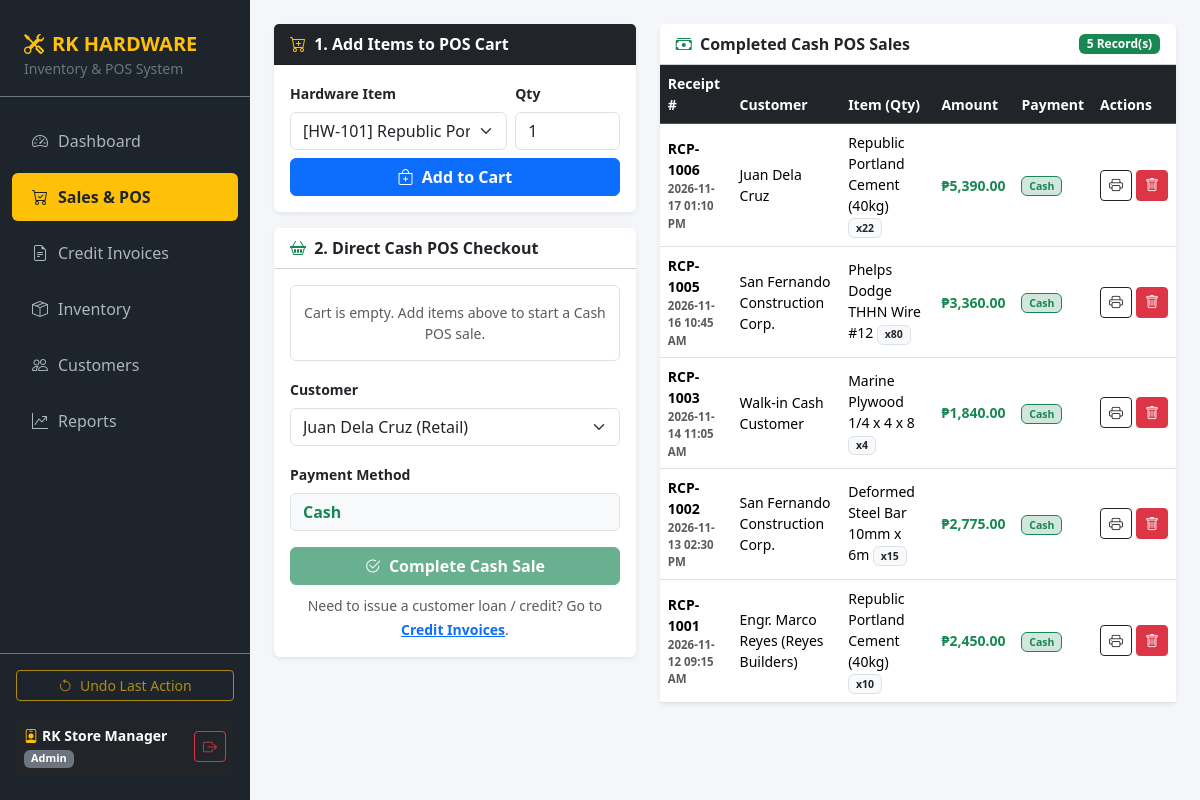
/sales (signed in), run on the app's committed database.
### tables this page shows
CREATE TABLE sales (
            sale_id INTEGER PRIMARY KEY AUTOINCREMENT,
            invoice_no TEXT NOT NULL,
            sku TEXT NOT NULL,
            product_name TEXT NOT NULL,
            customer_name TEXT NOT NULL,
            qty_sold INTEGER NOT NULL,
            total_amount REAL NOT NULL,
            payment_method TEXT NOT NULL,
            payment_status TEXT NOT NULL,
            due_date TEXT NOT NULL,
            timestamp TEXT NOT NULL,
            FOREIGN KEY (sku) REFERENCES products (sku)
        );

### app.py (the view)
@app.route("/sales")
@login_required
def sales():
    products = database.get_all_products()
    customers = database.get_all_customers()
    all_sales = database.get_all_sales()
    pos_sales = [s for s in all_sales if s["payment_method"] != "Credit Invoice"]
    cart = session.get("pos_cart", [])
    cart_total = sum(item["subtotal"] for item in cart)
    return render_template(
        "sales.html",
        active_page="sales",
        products=products,
        customers=customers,
        pos_sales=pos_sales,
        cart=cart,
        cart_total=cart_total,
        can_undo=len(undo_stack) > 0,
        message=request.args.get("msg"),
        error=request.args.get("err")
    )

### app.py (called while the page is built)
def login_required(f):
    @wraps(f)
    def decorated_function(*args, **kwargs):
        if "user_id" not in session:
            return redirect(url_for("login", err="Please sign in to access RK HARDWARE."))
        return f(*args, **kwargs)
    return decorated_function

### database.py (called while the page is built)
def get_all_products():
    conn = sqlite3.connect(DB_NAME)
    conn.row_factory = sqlite3.Row
    rows = conn.execute("SELECT * FROM products").fetchall()
    conn.close()
    return [dict(row) for row in rows]

def get_all_customers():
    conn = sqlite3.connect(DB_NAME)
    conn.row_factory = sqlite3.Row
    rows = conn.execute("SELECT * FROM customers ORDER BY customer_id DESC").fetchall()
    conn.close()
    return [dict(row) for row in rows]

def get_all_sales():
    conn = sqlite3.connect(DB_NAME)
    conn.row_factory = sqlite3.Row
    rows = conn.execute("SELECT * FROM sales ORDER BY sale_id DESC").fetchall()
    conn.close()
    return [dict(row) for row in rows]

### templates/sales.html (shortened to what this page needs)
{% extends "base.html" %}
{% block content %}
<div class="row g-4">
    <div class="col-lg-5">
        <div class="card border-0 shadow-sm mb-3">
            <div class="card-header bg-dark text-white fw-bold">
                <i class="bi bi-cart-plus me-1 text-warning"></i> 1. Add Items to POS Cart
            </div>
            <div class="card-body">
                <form method="POST" action="/sales/cart/add" class="row g-2">
                    <div class="col-md-8">
                        <label class="form-label small fw-semibold">Hardware Item</label>
                        <select name="sku" class="form-select" required>
                            {% for p in products %}
                                <option value="{{ p.sku }}" {% if p.stock <= 0 %}disabled{% endif %}>
                                    [{{ p.sku }}] {{ p.name }} — ₱{{ "{:,.2f}".format(p.price) }} ({{ p.stock }} left)
                                </option>
                            {% endfor %}
                        </select>
                    </div>
                    <div class="col-md-4">
                        <label class="form-label small fw-semibold">Qty</label>
                        <input type="number" name="qty" value="1" min="1" class="form-control" required>
                    </div>
                    <div class="col-12 d-grid mt-2">
                        <button type="submit" class="btn btn-primary fw-bold">
                            <i class="bi bi-bag-plus me-1"></i> Add to Cart
                        </button>
                    </div>
                </form>
            </div>
        </div>
        <div class="card border-0 shadow-sm">
            <div class="card-header bg-white fw-bold d-flex justify-content-between align-items-center">
                <span><i class="bi bi-basket2 me-1 text-success"></i> 2. Direct Cash POS Checkout</span>
            </div>
            <div class="card-body">
                {% if cart %}
                    <table class="table table-sm align-middle mb-3">
                        <thead class="table-light">
                            <tr>
                                <th>Item</th>
                                <th>Qty</th>
                                <th>Subtotal</th>
                                <th></th>
                            </tr>
                        </thead>
                        <tbody>
                            {% for item in cart %}
                            <tr>
                                <td class="small fw-semibold">{{ item.name }}</td>
                                <td>{{ item.qty }}</td>
                                <td class="fw-bold">₱{{ "{:,.2f}".format(item.subtotal) }}</td>
                                <td>
                                    <form action="/sales/cart/remove/{{ item.sku }}" method="POST">
                                        <button type="submit" class="btn btn-sm btn-link text-danger p-0"><i class="bi bi-x-lg"></i></button>
                                    </form>
                                </td>
                            </tr>
                            {% endfor %}
                        </tbody>
                    </table>
                    <div class="d-flex justify-content-between align-items-center bg-light p-2 rounded mb-3">
                        <span class="fw-bold">GRAND TOTAL:</span>
                        <span class="fs-5 fw-bold text-success">₱{{ "{:,.2f}".format(cart_total) }}</span>
                    </div>
                {% else %}
                    <p class="text-muted text-center small py-3 mb-3 border rounded">Cart is empty. Add items above to start a Cash POS sale.</p>
                {% endif %}
                <form method="POST" action="/sales/checkout">
                    <div class="mb-3">
                        <label class="form-label small fw-semibold">Customer</label>
                        <select name="customer_name" class="form-select" required>
                            {% for c in customers %}
                                <option value="{{ c.name }}">{{ c.name }} ({{ c.customer_type }})</option>
                            {% endfor %}
                        </select>
                    </div>
                    <div class="mb-3">
                        <label class="form-label small fw-semibold">Payment Method</label>
                        <input type="text" class="form-control bg-light fw-bold text-success" value="Cash" readonly>
                    </div>
                    <div class="d-grid">
                        <button type="submit" class="btn btn-success fw-bold" {% if not cart %}disabled{% endif %}>
                            <i class="bi bi-check2-circle me-1"></i> Complete Cash Sale
                        </button>
                    </div>
                </form>
                <div class="text-center mt-2">
                    <small class="text-muted">Need to issue a customer loan / credit? Go to <a href="/invoices" class="fw-semibold">Credit Invoices</a>.</small>
                </div>
            </div>
        </div>
    </div>
    <div class="col-lg-7">
        <div class="card border-0 shadow-sm">
            <div class="card-header bg-white fw-bold d-flex justify-content-between align-items-center">
                <span><i class="bi bi-cash-stack me-1 text-success"></i> Completed Cash POS Sales</span>
                <span class="badge bg-success">{{ pos_sales|length }} Record(s)</span>
            </div>
            <div class="table-responsive">
                <table class="table table-hover align-middle mb-0 small">
                    <thead class="table-dark">
                        <tr>
                            <th>Receipt #</th>
                            <th>Customer</th>
                            <th>Item (Qty)</th>
                            <th>Amount</th>
                            <th>Payment</th>
                            <th>Actions</th>
                        </tr>
                    </thead>
                    <tbody>
                        {% for s in pos_sales %}
                        <tr>
                            <td class="fw-bold">{{ s.invoice_no }}<div class="text-muted" style="font-size: 0.72rem;">{{ s.timestamp }}</div></td>
                            <td>{{ s.customer_name }}</td>
                            <td>{{ s.product_name }} <span class="badge bg-light text-dark border">x{{ s.qty_sold }}</span></td>
                            <td class="fw-bold text-success">₱{{ "{:,.2f}".format(s.total_amount) }}</td>
                            <td><span class="badge bg-success-subtle text-success border border-success">Cash</span></td>
                            <td>
                                <div class="d-flex gap-1">
                                    <button type="button" class="btn btn-sm btn-outline-dark" title="Print Receipt"
                                            data-inv="{{ s.invoice_no }}"
                                            data-cust="{{ s.customer_name }}"
                                            data-item="{{ s.product_name }}"
                                            data-qty="{{ s.qty_sold }}"
                                            data-total="{{ '{:,.2f}'.format(s.total_amount) }}"
                                            data-status="{{ s.payment_status }}"
                                            data-date="{{ s.timestamp }}"
                                            onclick="showReceipt(this)">
                                        <i class="bi bi-printer"></i>
                                    </button>
                                    <form action="/sales/delete/{{ s.sale_id }}" method="POST" onsubmit="return confirm('Void receipt {{ s.invoice_no }} and restore stock?');">
                                        <button type="submit" class="btn btn-sm btn-danger" title="Void & Delete">
                                            <i class="bi bi-trash"></i>
                                        </button>
                                    </form>
                                </div>
                            </td>
                        </tr>
                        {% else %}
                        <tr><td colspan="6" class="text-center text-muted py-4">No Cash POS sales recorded yet.</td></tr>
                        {% endfor %}
                    </tbody>
                </table>
            </div>
        </div>
    </div>
</div>
{% endblock %}

### templates/base.html (shortened to what this page needs)
<!DOCTYPE html>
<html lang="en">
<head>
    <link href="https://cdn.jsdelivr.net/npm/bootstrap@5.3.3/dist/css/bootstrap.min.css" rel="stylesheet">
    <link rel="stylesheet" href="https://cdn.jsdelivr.net/npm/bootstrap-icons@1.11.3/font/bootstrap-icons.min.css">
</head>
<body>
<div class="d-flex">
    <nav class="sidebar d-flex flex-column justify-content-between py-3">
        <div>
            <div class="px-4 py-3 border-bottom border-secondary mb-3">
                <h5 class="mb-0 fw-bold text-warning"><i class="bi bi-tools me-2"></i>RK HARDWARE</h5>
                <small class="text-secondary">Inventory & POS System</small>
            </div>
            <ul class="nav flex-column">
                <li class="nav-item">
                    <a class="nav-link {% if active_page == 'dashboard' %}active{% endif %}" href="/">
                        <i class="bi bi-speedometer2"></i> Dashboard
                    </a>
                </li>
                <li class="nav-item">
                    <a class="nav-link {% if active_page == 'sales' %}active{% endif %}" href="/sales">
                        <i class="bi bi-cart-check"></i> Sales & POS
                    </a>
                </li>
                <li class="nav-item">
                    <a class="nav-link {% if active_page == 'invoices' %}active{% endif %}" href="/invoices">
                        <i class="bi bi-file-earmark-text"></i> Credit Invoices
                    </a>
                </li>
                <li class="nav-item">
                    <a class="nav-link {% if active_page == 'inventory' %}active{% endif %}" href="/inventory">
                        <i class="bi bi-box-seam"></i> Inventory
                    </a>
                </li>
                <li class="nav-item">
                    <a class="nav-link {% if active_page == 'customers' %}active{% endif %}" href="/customers">
                        <i class="bi bi-people"></i> Customers
                    </a>
                </li>
                <li class="nav-item">
                    <a class="nav-link {% if active_page == 'reports' %}active{% endif %}" href="/reports">
                        <i class="bi bi-graph-up-arrow"></i> Reports
                    </a>
                </li>
            </ul>
        </div>
        <div class="px-3 pt-3 border-top border-secondary">
            <form action="/undo" method="POST" class="mb-3">
                <button type="submit" class="btn btn-outline-warning btn-sm w-100" {% if not can_undo %}disabled{% endif %}>
                    <i class="bi bi-arrow-counterclockwise me-1"></i> Undo Last Action
                </button>
            </form>
            <div class="bg-dark rounded p-2 mb-2 small d-flex justify-content-between align-items-center">
                <div>
                    <div class="fw-bold text-white"><i class="bi bi-person-badge text-warning me-1"></i>{{ session.get('full_name', 'Staff') }}</div>
                    <span class="badge bg-secondary" style="font-size: 0.68rem;">{{ session.get('role', 'User') }}</span>
                </div>
                <a href="/logout" class="btn btn-sm btn-outline-danger" title="Sign Out">
                    <i class="bi bi-box-arrow-right"></i>
                </a>
            </div>
        </div>
    </nav>
    <div class="main-content">
        {% block content %}{% endblock %}
    </div>
</div>
</body>
</html>

### templates/base.html (style rules this page uses)
body { background-color: #f4f6f9; overflow-x: hidden; }
.sidebar { width: 250px; min-height: 100vh; background-color: #1e242b; color: #fff; flex-shrink: 0; }
.sidebar .nav-link { color: #adb5bd; padding: 12px 20px; border-radius: 6px; margin: 4px 12px; font-weight: 500; display: flex; align-items: center; gap: 10px; }
.sidebar .nav-link.active { background-color: #ffc107; color: #1e242b; font-weight: 700; }
.main-content { flex-grow: 1; padding: 24px; }

### data on the page
sales: invoice_no "RCP-1006", timestamp "2026-11-17 01:10 PM", customer_name "Juan Dela Cruz", product_name "Republic Portland Cement (40kg)", qty_sold "22", total_amount "5,390.00"
sales: invoice_no "RCP-1005", timestamp "2026-11-16 10:45 AM", customer_name "San Fernando Construction Corp.", product_name "Phelps Dodge THHN Wire #12", qty_sold "80", total_amount "3,360.00"
sales: invoice_no "RCP-1003", timestamp "2026-11-14 11:05 AM", customer_name "Walk-in Cash Customer", product_name "Marine Plywood 1/4 x 4 x 8", qty_sold "4", total_amount "1,840.00"
sales: invoice_no "RCP-1002", timestamp "2026-11-13 02:30 PM", customer_name "San Fernando Construction Corp.", product_name "Deformed Steel Bar 10mm x 6m", qty_sold "15", total_amount "2,775.00"
sales: invoice_no "RCP-1001", timestamp "2026-11-12 09:15 AM", customer_name "Engr. Marco Reyes (Reyes Builders)", product_name "Republic Portland Cement (40kg)", qty_sold "10", total_amount "2,450.00"

### other printed values
{{ session.get('full_name', 'Staff') }} "RK Store Manager"
{{ session.get('role', 'User') }} "Admin"
{{ pos_sales|length }} "5"
form field customer_name "Juan Dela Cruz (Retail)"
